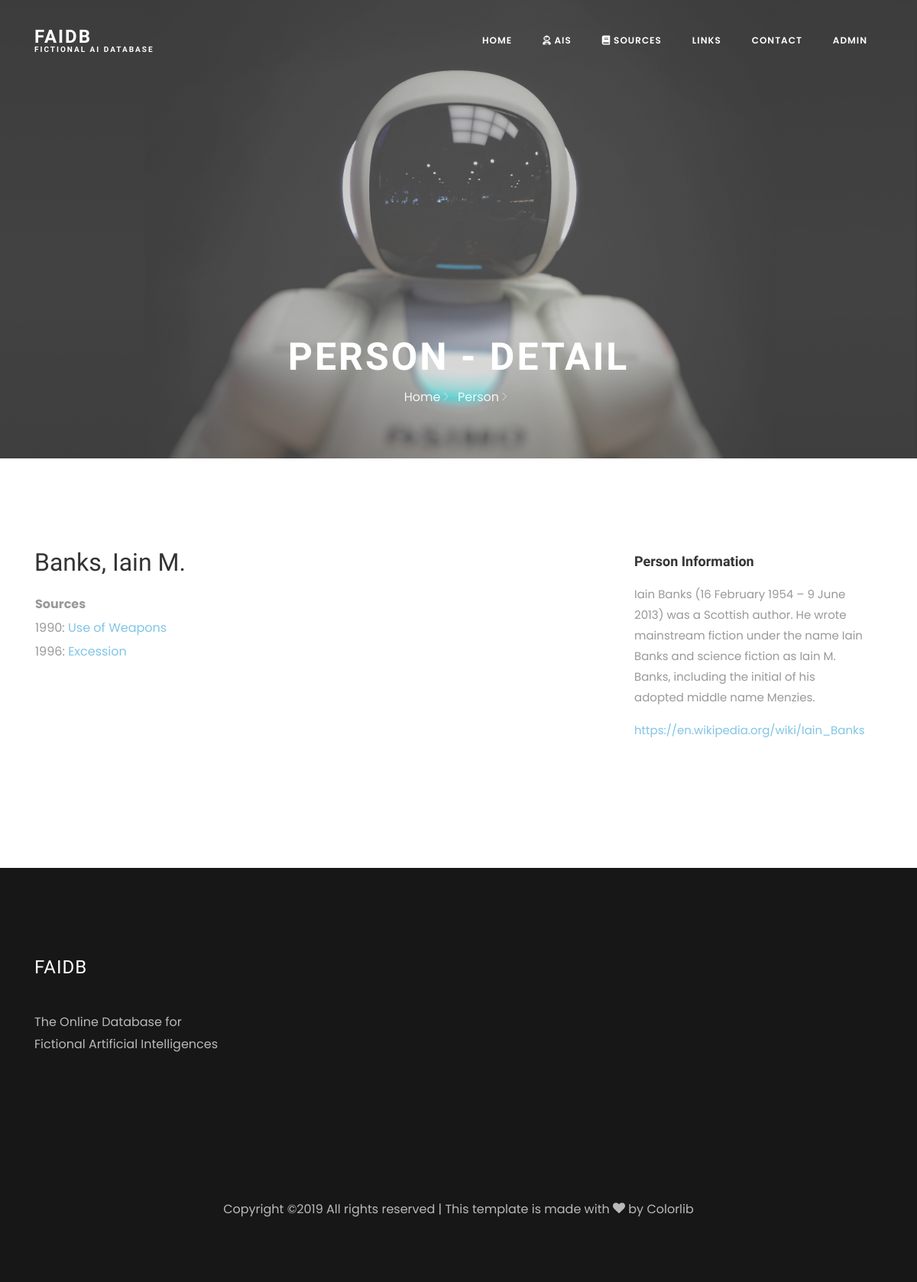
/persons/17/, run on the app's committed database.
### aidatabase/models.py (models this page shows, shortened)
class Person(models.Model):
    person_id = models.AutoField(primary_key=True)
    firstname = models.CharField('firstname', default="firstname", max_length=30)
    lastname = models.CharField('lastname', default="lastname", max_length=30)
    female = models.BooleanField()
    website = models.URLField(blank=True)
    registered_on = models.DateTimeField(auto_now_add=True, blank=True, null=True)
    registered_by = models.ForeignKey(settings.AUTH_USER_MODEL, on_delete=models.PROTECT)
    add_information = models.TextField("Some Additional Information", blank=True, null=True)

class Source(models.Model):
    NOVEL = 'NL'
    COMIC = 'CO'
    MANGA = 'MG'
    FILM = 'FM'
    SERIES = 'SE'
    ANIME = 'AN'
    GAME = 'GM'
    NOVELLA = 'NA'
    SHORTSTORY = 'SS'
    MAGAZINE = 'MZ'
    OTHER = 'OT'
    MEDIUM_TYPES = ((NOVEL, "novel"), (COMIC, "comic"), (MANGA, "manga"), (FILM, "film"), (SERIES, "series"), (ANIME, "anime"), (GAME, "game"), (NOVELLA, "novella"), (SHORTSTORY, "shortstory"), (MAGAZINE, "magazine"), (OTHER, "other"))
    medium_type = models.CharField(max_length=2, choices=MEDIUM_TYPES)
    source_id = models.AutoField(primary_key=True)
    publish_year = models.IntegerField("first published")
    website = models.URLField(blank=True)
    title = models.CharField(max_length=60)
    registered_on = models.DateTimeField(auto_now_add=True, blank=True, null=True)
    registered_by = models.ForeignKey(settings.AUTH_USER_MODEL, on_delete=models.PROTECT)
    creator = models.ManyToManyField("Person", related_name='created', blank=True)

### aidatabase/views.py (the view)
# urls.py: path('persons/<int:id>/', views.person_detail, name='person_detail'),
def person_detail(request, id):
    person = get_object_or_404(Person, person_id=id)
    sources = Source.objects.filter(creator=person.person_id).order_by("publish_year")
    return render(request, 'aidatabase/person_detail.html', {'person': person, 'sources': sources})

### aidatabase/templates/aidatabase/person_detail.html (shortened to what this page needs)
{% extends "aidatabase/home.html" %}
{% load static %}
{% block main_heading %}Person - Detail{% endblock %}
{% block breadcrumbs %}<a href="/">Home <i class="ion-ios-arrow-forward"></i></a></span> <span class="mr-2"><a href="/authors/">Person <i class="ion-ios-arrow-forward"></i></a></span>{% endblock %}
{% block page-heading %}{{ person.lastname }}, {{ person.firstname }}{% endblock %}
{% block content %}
<table>
    <tr><td><b>Sources</b></td></tr>
    {% for item in sources %}
    <tr>
        <td>{{ item.publish_year }}: <a href="/sources/{{ item.source_id }}/">{{ item.title }}</a></td>
    </tr>
    {% endfor %}
</table>
{% endblock %}
{% block sidebar-header %}Person Information{% endblock %}
{% block sidebar-content %}
<p>
    {{ person.add_information }}
</p>
<p>
    <a href="{{ person.website }}" target="_blank">{{ person.website }}</a>
</p>
{% endblock %}

### data on the page
Person: lastname "Banks", firstname "Iain M.", add_information "Iain Banks (16 February 1954 – 9 June 2013) was a Scottish author. He wrote mainstream fiction under the name Iain Banks and science fiction as Iain M. Banks, including the initial of his adopted middle name Menzies.", website "https://en.wikipedia.org/wiki/Iain_Banks"
Source: publish_year "1990", title "Use of Weapons"
Source: publish_year "1996", title "Excession"
